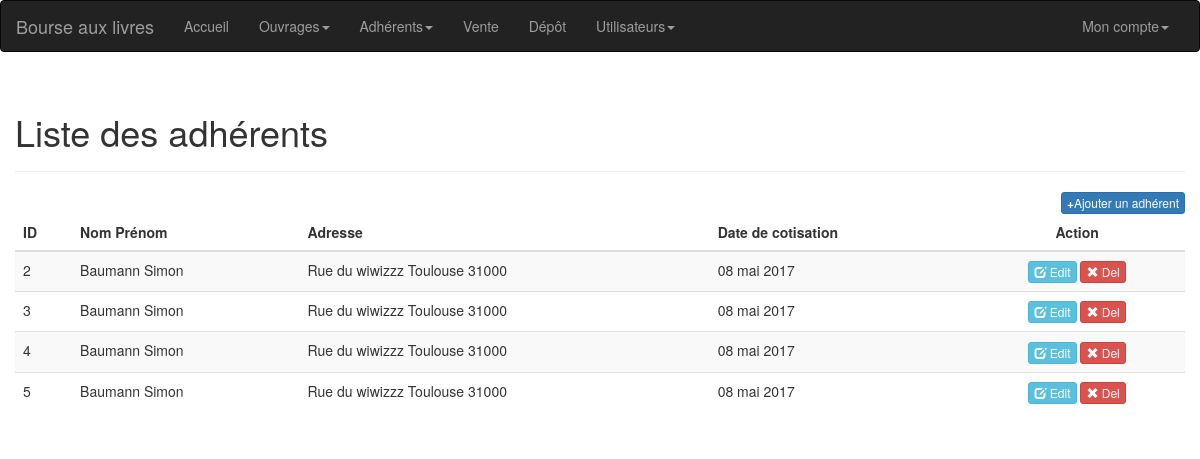
The page /adherents (signed in) on the database as committed earlier.
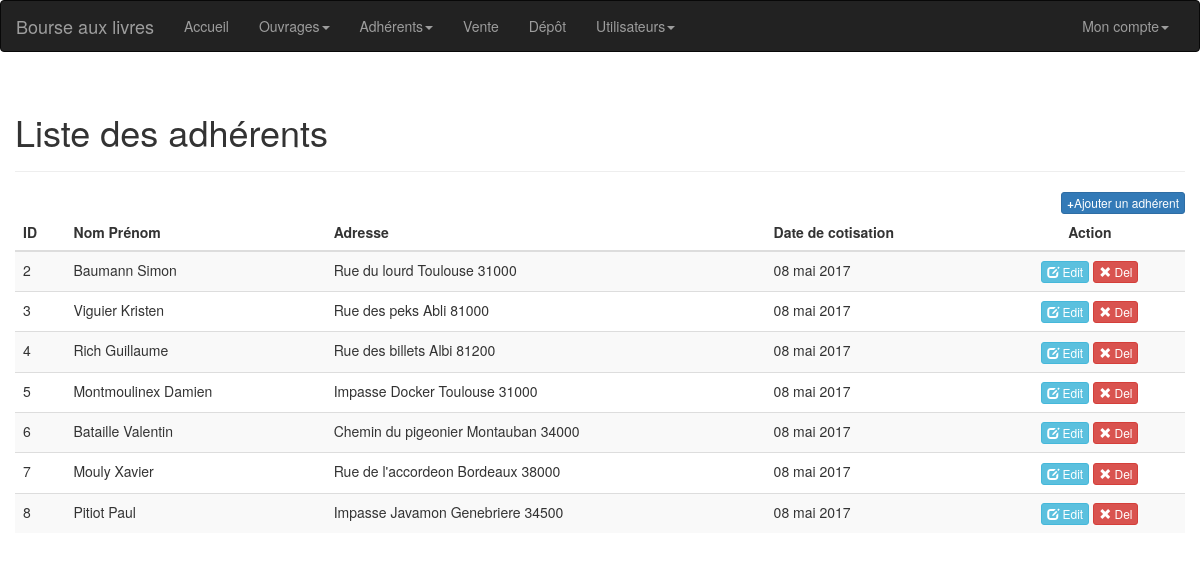
The same page on the database as committed later.
### tables this page shows
CREATE TABLE `adherent` (
  `id` int(11) NOT NULL,
  `nom` varchar(255) NOT NULL,
  `prenom` varchar(255) NOT NULL,
  `adresse` varchar(255) NOT NULL,
  `ville` varchar(255) NOT NULL,
  `code_postal` varchar(255) NOT NULL,
  `date_cotisation` varchar(255) NOT NULL
);

### controleur/adherents.php (called while the page is built, shortened)
<?php
	require_once('class/t_texte.php');
	require_once('modele/m_adherent.php');
	$t_texte = new t_texte();
	$m_adherent = new m_adherent($base_de_donnee);
	$nom_page = 'Liste des adhérents';
	$adherents = $m_adherent->lister_adherents();
?>

### modele/m_adherent.php (called while the page is built, shortened)
<?php
    class m_adherent{
		private $base_de_donnee;
		public function __construct($base_de_donnee){
			$this->base_de_donnee = $base_de_donnee;
		}
        public function lister_adherents(){
            $lister_adherents = $this->base_de_donnee->prepare('SELECT * FROM adherent');
            $lister_adherents->execute();
            $retour = $lister_adherents->fetchAll(PDO::FETCH_OBJ);
            return $retour;
        }
    }
?>

### controleur/class/t_texte.php (called while the page is built, shortened)
<?php
	class t_texte{
		public function quand($timestamp){
			$superdate = date('d F Y', $timestamp);
			$superdate = str_replace('January', 'janvier', $superdate);
			$superdate = str_replace('February', 'février', $superdate);
			$superdate = str_replace('March', 'mars', $superdate);
			$superdate = str_replace('April', 'avril', $superdate);
			$superdate = str_replace('May', 'mai', $superdate);
			$superdate = str_replace('June', 'juin', $superdate);
			$superdate = str_replace('July', 'juillet', $superdate);
			$superdate = str_replace('August', 'aout', $superdate);
			$superdate = str_replace('September', 'septembre', $superdate);
			$superdate = str_replace('October', 'octobre', $superdate);
			$superdate = str_replace('November', 'novembre', $superdate);
			$superdate = str_replace('December', 'décembre', $superdate);
			return $superdate;
		}
	}
?>

### vue/adherents.php (the view)
<div class="container">
    <div class="row">
    	<div class="page-header">
		    <h1><?php echo $nom_page; ?></h1>
		</div>
		<table class="table table-striped">
			<thead>
				<a href="<?php echo ADRESSE_ABSOLUE_URL . 'ajouter_adherent';?>" class="btn btn-primary btn-xs pull-right"><b>+</b>Ajouter un adhérent</a>
				<tr>
					<th>ID</th>
					<th>Nom Prénom</th>
					<th>Adresse</th>
					<th>Date de cotisation</th>
					<th class="text-center">Action</th>
				</tr>
			</thead>
			<?php
				foreach ($adherents as $adherent) {
					echo '
							<tr>
								<td>' . $adherent->id . '</td>
								<td>' . $adherent->nom . ' ' . $adherent->prenom . '</td>
								<td>' . $adherent->adresse . ' ' . $adherent->ville . ' ' . $adherent->code_postal . '</td>
								<td>' . $t_texte->quand($adherent->date_cotisation)  . '</td>
								<td class="text-center">
									<a class="btn btn-info btn-xs" href="'. ADRESSE_ABSOLUE_URL . 'adherent/' . $adherent->id .'"><span class="glyphicon glyphicon-edit"></span> Edit</a>
									<a href="'. ADRESSE_ABSOLUE_URL . 'supprimer_adherent/' . $adherent->id .'" class="btn btn-danger btn-xs"><span class="glyphicon glyphicon-remove"></span> Del</a>
								</td>
							</tr>
					';
				}
			?>
		</table>
    </div>
</div>

Rows that differ between the two databases and show on the page:
changed adherent "Baumann": adresse "Rue du wiwizzz" → "Rue du lourd"
changed adherent id 3: nom "Baumann" → "Viguier"; prenom "Simon" → "Kristen"; adresse "Rue du wiwizzz" → "Rue des peks"; ville "Toulouse" → "Abli"; code_postal "31000" → "81000"
changed adherent id 4: nom "Baumann" → "Rich"; prenom "Simon" → "Guillaume"; adresse "Rue du wiwizzz" → "Rue des billets"; ville "Toulouse" → "Albi"; code_postal "31000" → "81200"
changed adherent id 5: nom "Baumann" → "Montmoulinex"; prenom "Simon" → "Damien"; adresse "Rue du wiwizzz" → "Impasse Docker"
added adherent: id "6", nom "Bataille", prenom "Valentin", adresse "Chemin du pigeonier", ville "Montauban", code_postal "34000", date_cotisation "08 mai 2017"
added adherent: id "7", nom "Mouly", prenom "Xavier", adresse "Rue de l'accordeon", ville "Bordeaux", code_postal "38000", date_cotisation "08 mai 2017"
added adherent: id "8", nom "Pitiot", prenom "Paul", adresse "Impasse Javamon", ville "Genebriere", code_postal "34500", date_cotisation "08 mai 2017"
